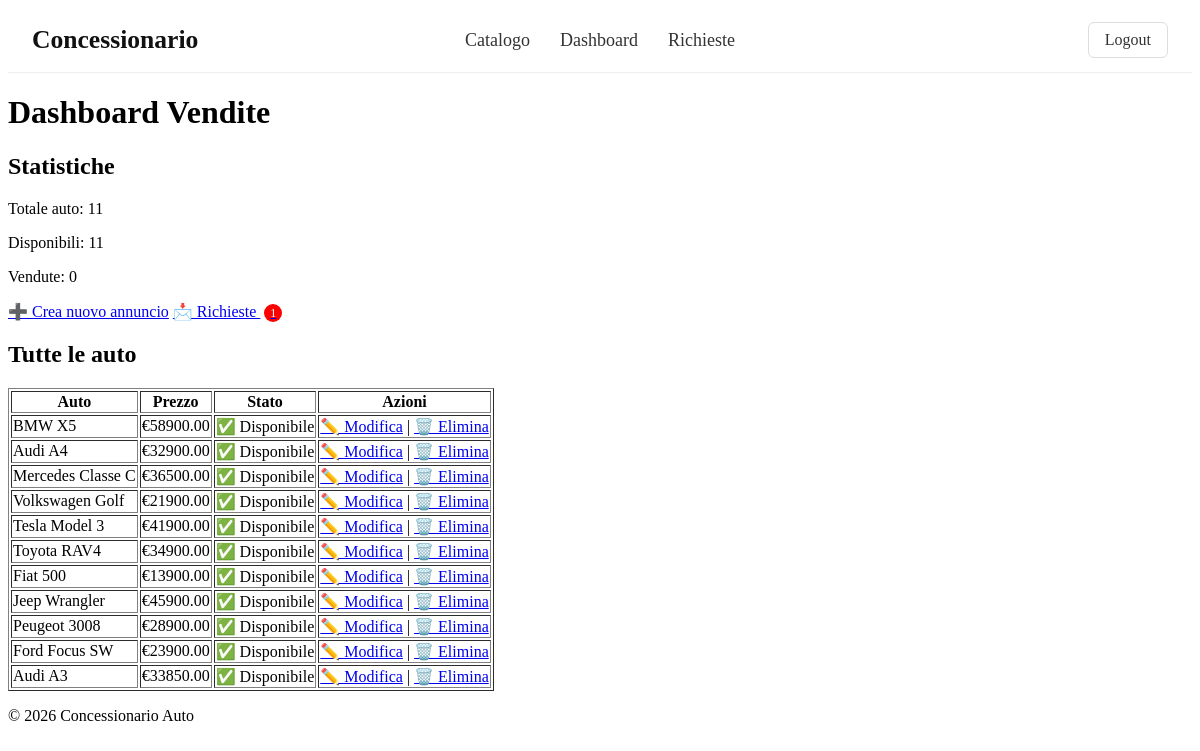
The page /dashboard/ (signed in) on the database its author committed.
### concessionario_app/models.py (models this page shows, shortened)
class Auto(models.Model):
    marca = models.CharField(max_length=50)
    video = models.FileField(upload_to='auto/video/', blank=True, null=True)
    modello = models.CharField(max_length=50)
    prezzo = models.DecimalField(max_digits=10, decimal_places=2, validators=[MinValueValidator(0)])
    immatricolazione = models.DateField()
    categoria = models.CharField(max_length=20, choices=CATEGORIA_CHOICES)
    condizioni = models.CharField(max_length=5, choices=CONDIZIONI_CHOICES)
    alimentazione = models.CharField(max_length=9, choices=ALIMENTAZIONE_CHOICES)
    chilometraggio = models.IntegerField()
    tipo_cambio = models.CharField(max_length=15, choices=CAMBIO_CHOICES)
    potenza = models.CharField(max_length=50)
    classe_emissioni = models.CharField(max_length=6, choices=EMISSIONI_CHOICES)
    numero_porte = models.IntegerField()
    posti = models.IntegerField()
    sensori_parcheggio = models.BooleanField(default=False)
    cruise_control = models.BooleanField(default=False)
    frenata_emergenza = models.BooleanField(default=False)
    start_and_stop = models.BooleanField(default=False)
    incidenti_precedenti = models.BooleanField(default=False)
    disponibilita = models.BooleanField(default=True)
    luogo_veicolo = models.CharField(max_length=50)
    descrizione = models.TextField()
    created_at = models.DateField(auto_now_add=True)
    created_by = models.ForeignKey(Venditore, on_delete=models.CASCADE)

### concessionario_app/views.py (the view)
# urls.py: path('dashboard/', views.dashboard_vendite, name='dashboard_vendite'),
@login_required(login_url='/accounts/login/')
def dashboard_vendite(request):
    if not hasattr(request.user, 'venditore'):
        messages.error(request, "Solo i venditori possono accedere a questa sezione.")
        return redirect('catalogo')
    auto = Auto.objects.all()
    totale=auto.count()
    disponibili = auto.filter(disponibilita=True).count()
    vendute = auto.filter(disponibilita=False).count()
    non_gestite = RichiestaInfo.objects.filter(gestita=False).count()
    context={
        'auto': auto,
        'totale': totale,
        'disponibili': disponibili,
        'vendute': vendute,
        'non_gestite': non_gestite,
    }
    return render(request, 'concessionario_app/dashboard_vendite.html', context)

### concessionario_app/templates/concessionario_app/dashboard_vendite.html (shortened to what this page needs)
{% extends "base.html" %}
{% block content %}
<h1>Dashboard Vendite</h1>
    <h2>Statistiche</h2>
    <p>Totale auto: {{ totale }}</p>
    <p>Disponibili: {{ disponibili }}</p>
    <p>Vendute: {{ vendute }}</p>
    <a href="{% url 'crea_annuncio' %}">➕ Crea nuovo annuncio</a>
    <a href="{% url 'richieste_info_dashboard' %}">
    📩 Richieste
    {% if non_gestite %}
        <span style="
            background:red;
            color:white;
            border-radius:50%;
            padding:2px 6px;
            font-size:12px;
            margin-left:4px;
        ">
            {{ non_gestite }}
        </span>
    {% endif %}
    </a>
    <h2>Tutte le auto</h2>
    {% if auto %}
        <table border="1">
            <tr>
                <th>Auto</th>
                <th>Prezzo</th>
                <th>Stato</th>
                <th>Azioni</th>
            </tr>
            {% for a in auto %}
            <tr>
                <td>{{ a.marca }} {{ a.modello }}</td>
                <td>€{{ a.prezzo }}</td>
                <td>
                    {% if a.disponibilita %}
                        ✅ Disponibile
                    {% else %}
                        ❌ Venduta
                    {% endif %}
                </td>
                <td>
                    <a href="{% url 'modifica_annuncio' a.pk %}">✏️ Modifica</a> |
                    <a href="{% url 'elimina_annuncio' a.pk %}">🗑️ Elimina</a>
                </td>
            </tr>
            {% endfor %}
        </table>
    {% else %}
        <p>Non ci sono ancora vendite</p>
    {% endif %}
{% endblock %}

### rows shown on the page
Auto: marca "BMW", modello "X5", prezzo "58900.00", disponibilita "✅ Disponibile"
Auto: marca "Audi", modello "A4", prezzo "32900.00", disponibilita "✅ Disponibile"
Auto: marca "Mercedes", modello "Classe C", prezzo "36500.00", disponibilita "✅ Disponibile"
Auto: marca "Volkswagen", modello "Golf", prezzo "21900.00", disponibilita "✅ Disponibile"
Auto: marca "Tesla", modello "Model 3", prezzo "41900.00", disponibilita "✅ Disponibile"
Auto: marca "Toyota", modello "RAV4", prezzo "34900.00", disponibilita "✅ Disponibile"
Auto: marca "Fiat", modello "500", prezzo "13900.00", disponibilita "✅ Disponibile"
Auto: marca "Jeep", modello "Wrangler", prezzo "45900.00", disponibilita "✅ Disponibile"
Auto: marca "Peugeot", modello "3008", prezzo "28900.00", disponibilita "✅ Disponibile"
Auto: marca "Ford", modello "Focus SW", prezzo "23900.00", disponibilita "✅ Disponibile"
Auto: marca "Audi", modello "A3", prezzo "33850.00", disponibilita "✅ Disponibile"

### other values the page prints
{{ totale }} "11"
{{ disponibili }} "11"
{{ vendute }} "0"
{{ non_gestite }} "1"
